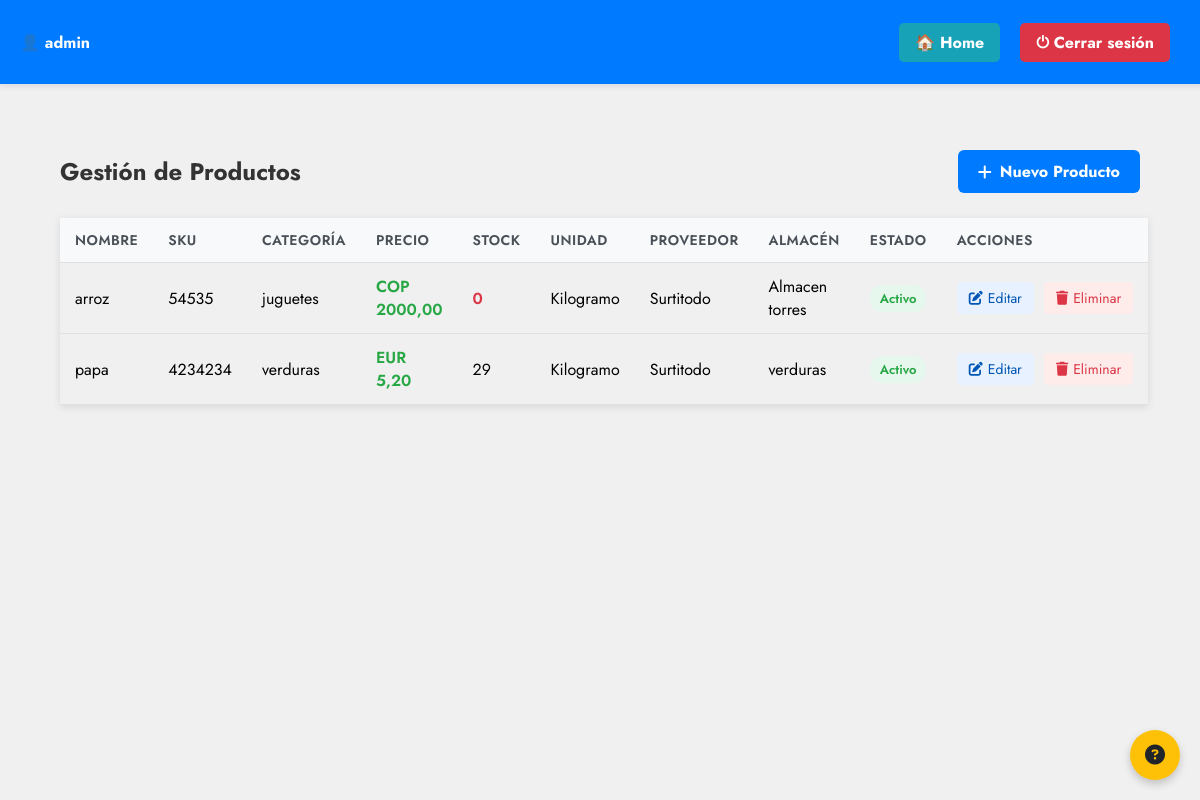
Before: /productos/ (signed in) with the older database file.
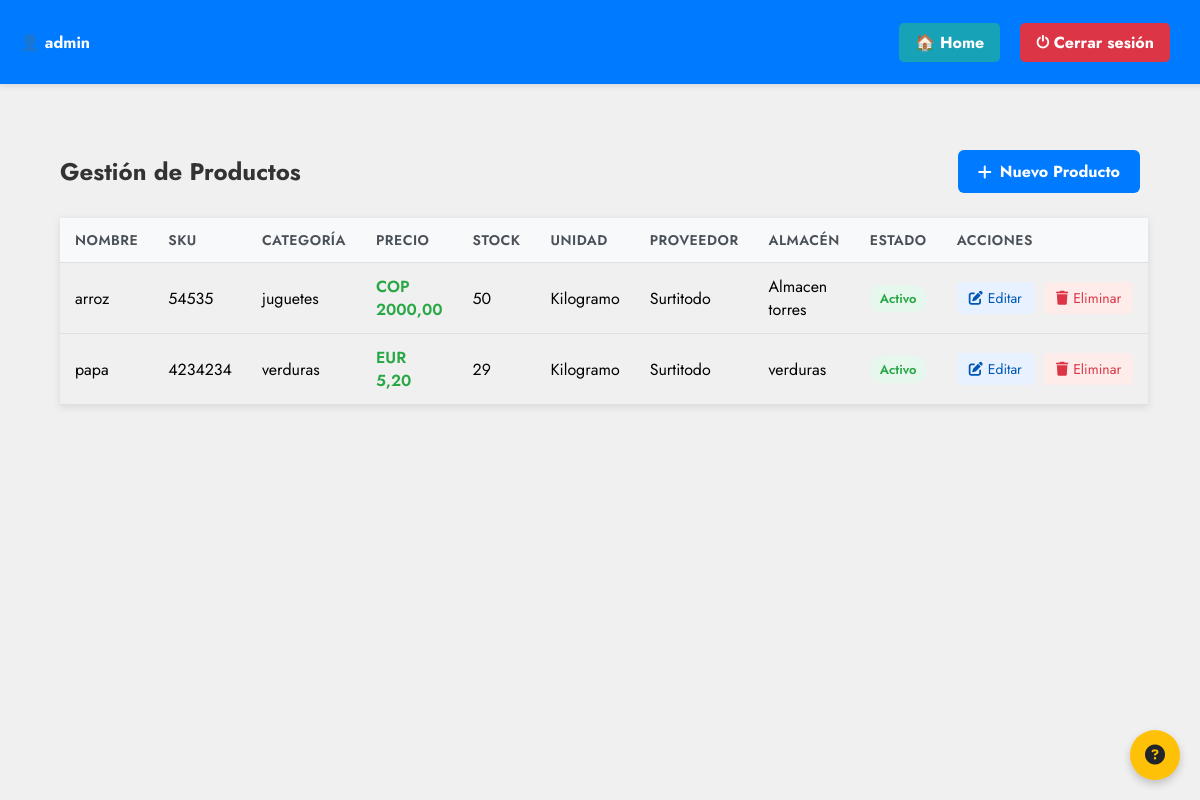
After: the same page with the newer database file.
### account/models.py (models this page shows, shortened)
class Producto(models.Model):
    UNIDAD_CHOICES = [
        ('kg', 'Kilogramo'),
        ('ml', 'Mililitro'),
        ('litro', 'Litro'),
        ('unidad', 'Unidad'),
    ]
    MONEDA_CHOICES = [
        ('COP', 'Peso colombiano'),
        ('USD', 'Dólar estadounidense'),
        ('EUR', 'Euro'),
    ]
    nombre = models.CharField(max_length=100)
    descripcion = models.TextField(blank=True, null=True)
    categoria = models.ForeignKey(Categoria, on_delete=models.SET_NULL, null=True, blank=True)
    precio_unitario = models.DecimalField(max_digits=10, decimal_places=2)
    moneda = models.CharField(max_length=3, choices=MONEDA_CHOICES, default='COP')
    cantidad = models.PositiveIntegerField(default=0)
    unidad = models.CharField(max_length=20, choices=UNIDAD_CHOICES, default='unidad')
    sku = models.CharField(max_length=100, unique=True)
    proveedor = models.ForeignKey(Proveedor, on_delete=models.SET_NULL, null=True, blank=True)
    almacen = models.ForeignKey(Almacen, on_delete=models.SET_NULL, null=True, blank=True)
    estado = models.BooleanField(default=True)
    fecha_creacion = models.DateTimeField(auto_now_add=True)
    fecha_modificacion = models.DateTimeField(auto_now=True)
    class Meta:
        verbose_name = 'Producto'
        verbose_name_plural = 'Productos'
        ordering = ['nombre']

class Categoria(models.Model):
    nombre = models.CharField(max_length=100, unique=True)
    descripcion = models.TextField(blank=True, null=True)
    estado = models.BooleanField(default=True)
    icono = models.CharField(max_length=50, default='tag')
    class Meta:
        verbose_name = 'Categoría'
        verbose_name_plural = 'Categorías'
        ordering = ['nombre']

class Proveedor(models.Model):
    nombre = models.CharField(max_length=100, unique=True)
    contacto = models.CharField(max_length=100, blank=True, null=True)
    telefono = models.CharField(max_length=20, blank=True, null=True)
    email = models.EmailField(blank=True, null=True)
    direccion = models.TextField(blank=True, null=True)
    nit = models.CharField(max_length=20, unique=True, blank=True, null=True)
    estado = models.BooleanField(default=True)
    class Meta:
        verbose_name = 'Proveedor'
        verbose_name_plural = 'Proveedores'
        ordering = ['nombre']

class Almacen(models.Model):
    nombre = models.CharField(max_length=100, unique=True)
    numero = models.CharField(max_length=20, unique=True, blank=True, null=True)
    ubicacion = models.TextField(blank=True, null=True)
    capacidad = models.DecimalField(max_digits=10, decimal_places=2, default=0.0)
    responsable = models.ForeignKey(Usuario, on_delete=models.SET_NULL, null=True, blank=True)
    estado = models.BooleanField(default=True)
    class Meta:
        verbose_name = 'Almacén'
        verbose_name_plural = 'Almacenes'
        ordering = ['nombre']

### account/views.py (the view)
# urls.py: path('productos/', productos_listar, name='productos_listar'),
@login_required_custom
@role_required(module='productos', action='leer')
def productos_listar(request):
    productos = Producto.objects.select_related('categoria', 'proveedor', 'almacen').all().order_by('nombre')
    permisos = {
        'leer': _user_has_permission(request.user, 'productos', 'leer'),
        'editar': _user_has_permission(request.user, 'productos', 'actualizar'),
        'eliminar': _user_has_permission(request.user, 'productos', 'eliminar'),
        'crear': _user_has_permission(request.user, 'productos', 'crear'),
    }
    return render(request, 'account/productos_listar.html', {
        'productos': productos,
        'titulo': 'Lista de Productos',
        'permisos': permisos,
    })

### account/templates/account/productos_listar.html (shortened to what this page needs)
{% load static %}
<!DOCTYPE html>
<html lang="es">
<head>
    <link rel="stylesheet" href="{% static 'account/css/productos.css' %}">
    <link rel="stylesheet" href="https://cdnjs.cloudflare.com/ajax/libs/font-awesome/6.5.0/css/all.min.css">
</head>
<button id="help-btn" class="help-btn" title="Ayuda">
    <i class="fas fa-question-circle"></i>
</button>
<body class="productos-lista">
    <div class="topbar">
        <div class="user-info">👤 {{ user.username }}</div>
        <div class="actions">
            <a href="{% url 'dashboard' %}" class="home-btn">🏠 Home</a>
            <a href="{% url 'logout' %}" class="logout-btn">⏻ Cerrar sesión</a>
        </div>
    </div>
    <div class="container">
        <div class="header">
            <h1 class="title">Gestión de Productos</h1>
            {% if permisos.crear %}
                <a href="{% url 'producto_crear' %}" class="btn btn-primary">
                    <i class="fas fa-plus"></i> Nuevo Producto
                </a>
            {% endif %}
        </div>
        <table class="products-table">
            <thead>
                <tr>
                    <th>Nombre</th>
                    <th>SKU</th>
                    <th>Categoría</th>
                    <th>Precio</th>
                    <th>Stock</th>
                    <th>Unidad</th>
                    <th>Proveedor</th>
                    <th>Almacén</th>
                    <th>Estado</th>
                    {% if permisos.editar or permisos.eliminar %}
                        <th>Acciones</th>
                    {% endif %}
                </tr>
            </thead>
            <tbody>
                {% for producto in productos %}
                <tr>
                    <td>{{ producto.nombre }}</td>
                    <td>{{ producto.sku }}</td>
                    <td>{{ producto.categoria.nombre|default:"Desconocida" }}</td>
                    <td class="price">{{ producto.moneda }} {{ producto.precio_unitario }}</td>
                    <td class="{% if producto.cantidad < 5 %}stock-critical{% elif producto.cantidad < 15 %}stock-low{% endif %}">
                        {{ producto.cantidad }}
                    </td>
                    <td>{{ producto.get_unidad_display }}</td>
                    <td>{{ producto.proveedor.nombre|default:"Desconocido" }}</td>
                    <td>{{ producto.almacen.nombre|default:"N/A" }}</td>
                    <td>
                        <span class="status {% if producto.estado %}status-active{% else %}status-inactive{% endif %}">
                            {{ producto.estado|yesno:"Activo,Inactivo" }}
                        </span>
                    </td>
                    <td>
                        <div class="action-links">
                            {% if permisos.editar %}
                                <a href="{% url 'producto_editar' producto.id %}" class="action-link edit-link">
                                    <i class="fas fa-edit"></i> Editar
                                </a>
                            {% endif %}
                            {% if permisos.eliminar %}
                                <a href="{% url 'producto_eliminar' producto.id %}" class="action-link delete-link">
                                    <i class="fas fa-trash"></i> Eliminar
                                </a>
                            {% endif %}
                        </div>
                    </td>
                </tr>
                {% endfor %}
            </tbody>
        </table>
    </div>
</body>
</html>

Changed rows visible on the page:
changed Producto "arroz": cantidad "0" → "50"
